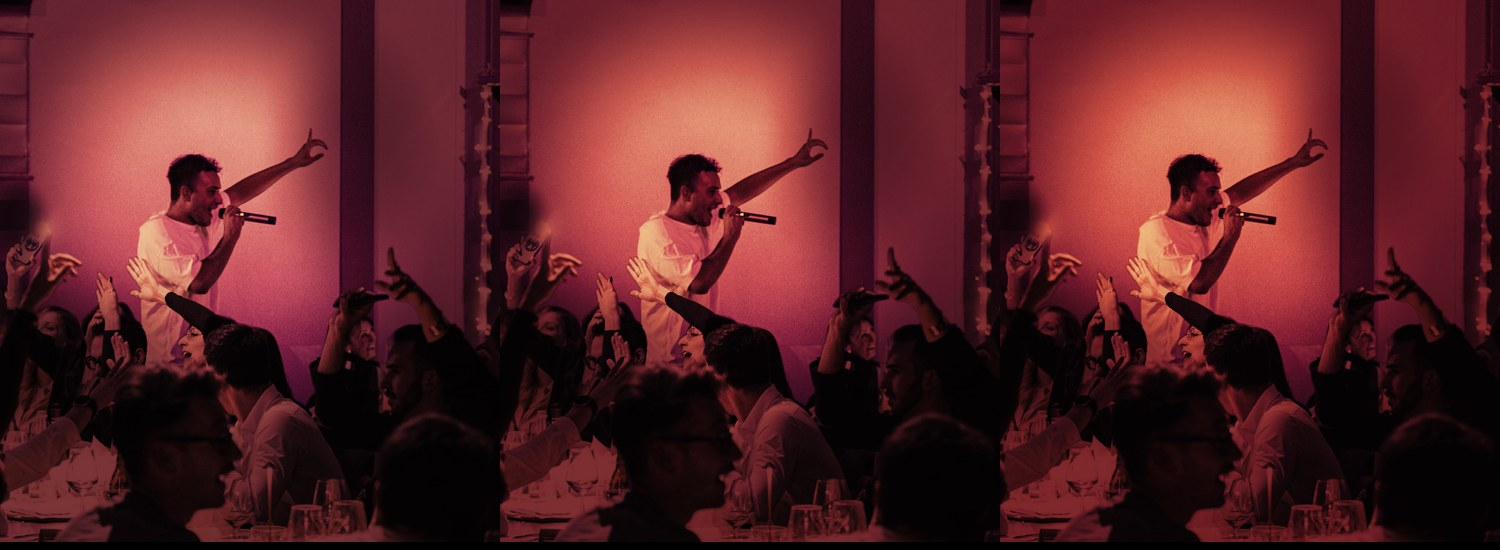

The script that saved this image:
import sys; sys.path.insert(0,'/home/user/Vetrina26/mamato/v6/final')
import prep
from PIL import Image
out=Image.new('RGB',(1500,550))
for i,k in enumerate([0.62,0.7,0.78]):
    prep.KT=k; im=prep.karaoke(); out.paste(im.resize((500,542)),(i*500,0))
out.save('/home/user/Vetrina26/mamato/v6/final/work/ktest.jpg',quality=88)
